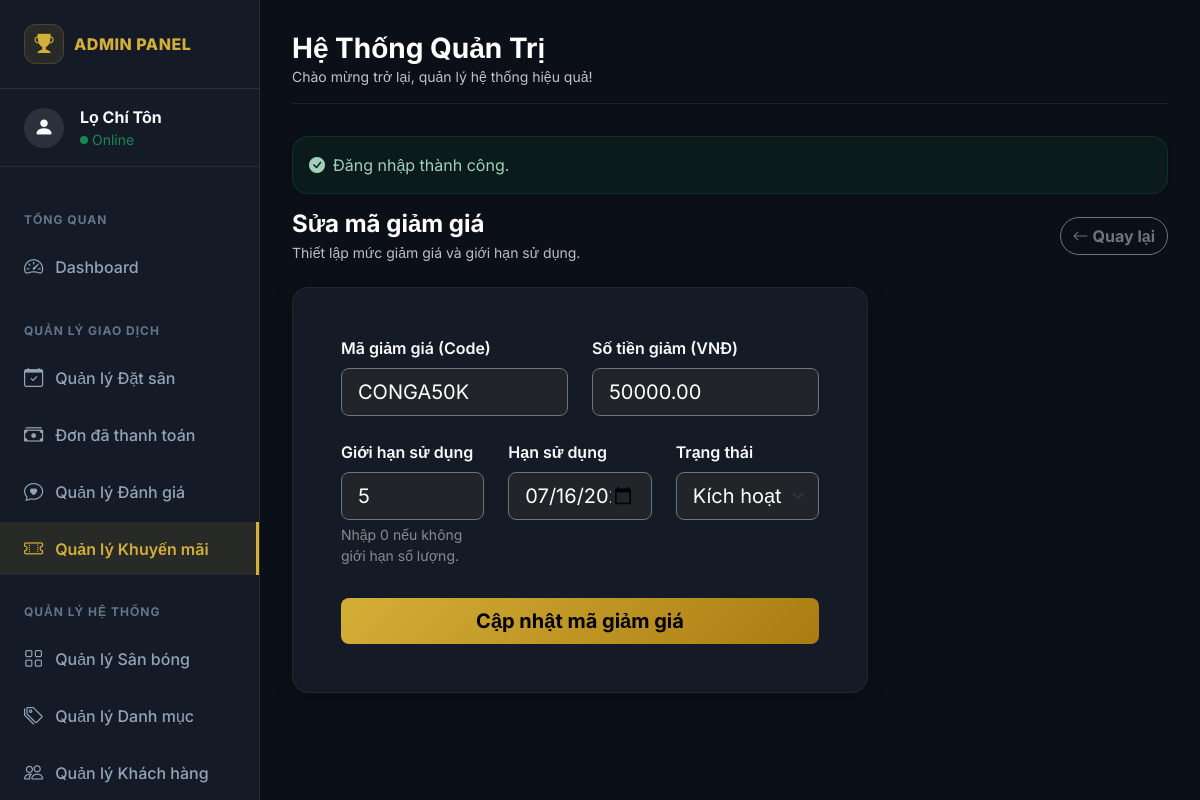
Page /index.php?controller=voucher&action=editVoucher&id=1 (signed in) on the committed database.
### tables this page shows
CREATE TABLE IF NOT EXISTS `vouchers` (
  `id` int NOT NULL AUTO_INCREMENT,
  `code` varchar(50) NOT NULL,
  `discount_amount` decimal(10,2) NOT NULL DEFAULT '0.00',
  `usage_limit` int NOT NULL DEFAULT '0',
  `used_count` int NOT NULL DEFAULT '0',
  `expires_at` datetime NOT NULL,
  `status` enum('active','inactive') NOT NULL DEFAULT 'active',
  `created_at` timestamp NULL DEFAULT CURRENT_TIMESTAMP,
  `updated_at` timestamp NULL DEFAULT CURRENT_TIMESTAMP ON UPDATE CURRENT_TIMESTAMP,
  PRIMARY KEY (`id`),
  UNIQUE KEY `code` (`code`)
);

### app/controllers/VoucherController.php (called while the page is built, shortened)
<?php
require_once dirname(__DIR__) . '/models/Voucher.php';
class VoucherController {
    private $voucherModel;
    public function __construct() {
        $this->voucherModel = new Voucher();
    }
    public function editVoucher() {
        $id = (int)($_GET['id'] ?? 0);
        $voucher = $this->voucherModel->getVoucherById($id);
        $mode = 'edit';
        include dirname(__DIR__) . '/views/layouts/admin_header.php';
        include dirname(__DIR__) . '/views/admin/voucher_form.php';
        include dirname(__DIR__) . '/views/layouts/admin_footer.php';
    }
}

### app/models/Database.php (called while the page is built)
<?php
class Database {
    private static $instance = null;
    private $conn;
    private function __construct() {
        $host = DB_HOST;
        $db   = DB_NAME;
        $user = DB_USER;
        $pass = DB_PASS;
        $charset = 'utf8mb4';
        $dsn = "mysql:host=$host;dbname=$db;charset=$charset";
        $options = [
            PDO::ATTR_ERRMODE            => PDO::ERRMODE_EXCEPTION,
            PDO::ATTR_DEFAULT_FETCH_MODE => PDO::FETCH_ASSOC,
            PDO::ATTR_EMULATE_PREPARES   => false,
        ];
        try {
            $this->conn = new PDO($dsn, $user, $pass, $options);
        } catch (PDOException $e) {
            throw new PDOException($e->getMessage(), (int)$e->getCode());
        }
    }
    public static function getInstance() {
        if (self::$instance === null) {
            self::$instance = new Database();
        }
        return self::$instance;
    }
    public function getConnection() {
        return $this->conn;
    }
}

### app/models/Voucher.php (called while the page is built, shortened)
<?php
require_once dirname(__DIR__) . '/models/Database.php';
class Voucher {
    private $conn;
    private $table_name = "vouchers";
    public function __construct() {
        $database = Database::getInstance();
        $this->conn = $database->getConnection();
    }
    public function getVoucherById($id) {
        $query = "SELECT * FROM " . $this->table_name . " WHERE id = ?";
        $stmt = $this->conn->prepare($query);
        $stmt->execute([$id]);
        return $stmt->fetch(PDO::FETCH_ASSOC);
    }
}

### app/views/admin/voucher_form.php (the view, shortened to what this page needs)
<?php
$isEdit = ($mode ?? 'create') === 'edit';
$actionUrl = $isEdit
    ? (BASE_URL . "index.php?controller=voucher&action=editVoucher&id=" . (int)($voucher['id'] ?? 0))
    : (BASE_URL . "index.php?controller=voucher&action=createVoucher");
?>
<div class="d-flex flex-wrap align-items-center justify-content-between gap-2 mb-4">
    <div>
        <h4 class="fw-bold text-white mb-1"><?= $isEdit ? 'Sửa mã giảm giá' : 'Thêm mã giảm giá mới' ?></h4>
        <div class="text-light opacity-75 small">Thiết lập mức giảm giá và giới hạn sử dụng.</div>
    </div>
    <a class="btn btn-outline-secondary rounded-pill fw-bold" href="<?= BASE_URL ?>index.php?controller=voucher&action=vouchers">
        <i class="bi bi-arrow-left me-1"></i>Quay lại
    </a>
</div>
<div class="row">
    <div class="col-lg-8">
        <div class="admin-card p-4 p-md-5">
            <form method="POST" action="<?= $actionUrl ?>">
                <div class="row g-4 mb-4">
                    <div class="col-md-6">
                        <label class="form-label fw-semibold text-light">Mã giảm giá (Code)</label>
                        <input class="form-control form-control-lg rounded-3 bg-dark text-white border-secondary" type="text" name="code" value="<?= htmlspecialchars($voucher['code'] ?? '', ENT_QUOTES, 'UTF-8') ?>" placeholder="VD: SUMMER2024" style="text-transform: uppercase;" required>
                    </div>
                    <div class="col-md-6">
                        <label class="form-label fw-semibold text-light">Số tiền giảm (VNĐ)</label>
                        <input class="form-control form-control-lg rounded-3 bg-dark text-white border-secondary" type="number" name="discount_amount" min="1000" step="1000" value="<?= htmlspecialchars((string)($voucher['discount_amount'] ?? ''), ENT_QUOTES, 'UTF-8') ?>" placeholder="VD: 50000" required>
                    </div>
                </div>
                <div class="row g-4 mb-4">
                    <div class="col-md-4">
                        <label class="form-label fw-semibold text-light">Giới hạn sử dụng</label>
                        <input class="form-control form-control-lg rounded-3 bg-dark text-white border-secondary" type="number" name="usage_limit" min="0" value="<?= htmlspecialchars((string)($voucher['usage_limit'] ?? 0), ENT_QUOTES, 'UTF-8') ?>" required>
                        <div class="form-text text-light opacity-50">Nhập 0 nếu không giới hạn số lượng.</div>
                    </div>
                    <div class="col-md-4">
                        <label class="form-label fw-semibold text-light">Hạn sử dụng</label>
                        <?php
                            $dateVal = '';
                            if (!empty($voucher['expires_at'])) {
                                $dateVal = date('Y-m-d\TH:i', strtotime($voucher['expires_at']));
                            }
                        ?>
                        <input class="form-control form-control-lg rounded-3 bg-dark text-white border-secondary" type="datetime-local" name="expires_at" value="<?= $dateVal ?>" required>
                    </div>
                    <div class="col-md-4">
                        <label class="form-label fw-semibold text-light">Trạng thái</label>
                        <select class="form-select form-select-lg rounded-3 bg-dark text-white border-secondary" name="status" required>
                            <option value="active" <?= ($voucher['status'] ?? '') === 'active' ? 'selected' : '' ?>>Kích hoạt</option>
                        </select>
                    </div>
                </div>
                <button class="btn btn-gold btn-lg w-100 fw-bold rounded-3 mt-2" type="submit">
                    <?= $isEdit ? 'Cập nhật mã giảm giá' : 'Tạo mã giảm giá' ?>
                </button>
            </form>
        </div>
    </div>
</div>

### app/views/layouts/admin_header.php (style rules this page uses)
:root { --dark-bg: #0b0f17; --card-bg: #141b26; --gold: #d4af37; --gold-hover: #f3e5ab; --sidebar-width: 260px; }
body { font-family: 'Inter', sans-serif; background: var(--dark-bg); color: #ffffff; overflow-x: hidden; }
.admin-card { background-color: var(--card-bg); border: 1px solid rgba(255, 255, 255, 0.05); border-radius: 16px; box-shadow: 0 4px 20px rgba(0, 0, 0, 0.2); }
.btn-gold { background: linear-gradient(135deg, #d4af37, #aa7c11); color: #000 !important; border: none; font-weight: 800; transition: all 0.3s ease; }

### rows in the picture
vouchers: code "CONGA50K", discount_amount "50000.00", usage_limit "5", expires_at "07/16/2026 15:15", status "Kích hoạt"

### other values in the picture
$_SESSION['user']['fullname'] "Lọ Chí Tôn"
$flashSuccess "Đăng nhập thành công."
